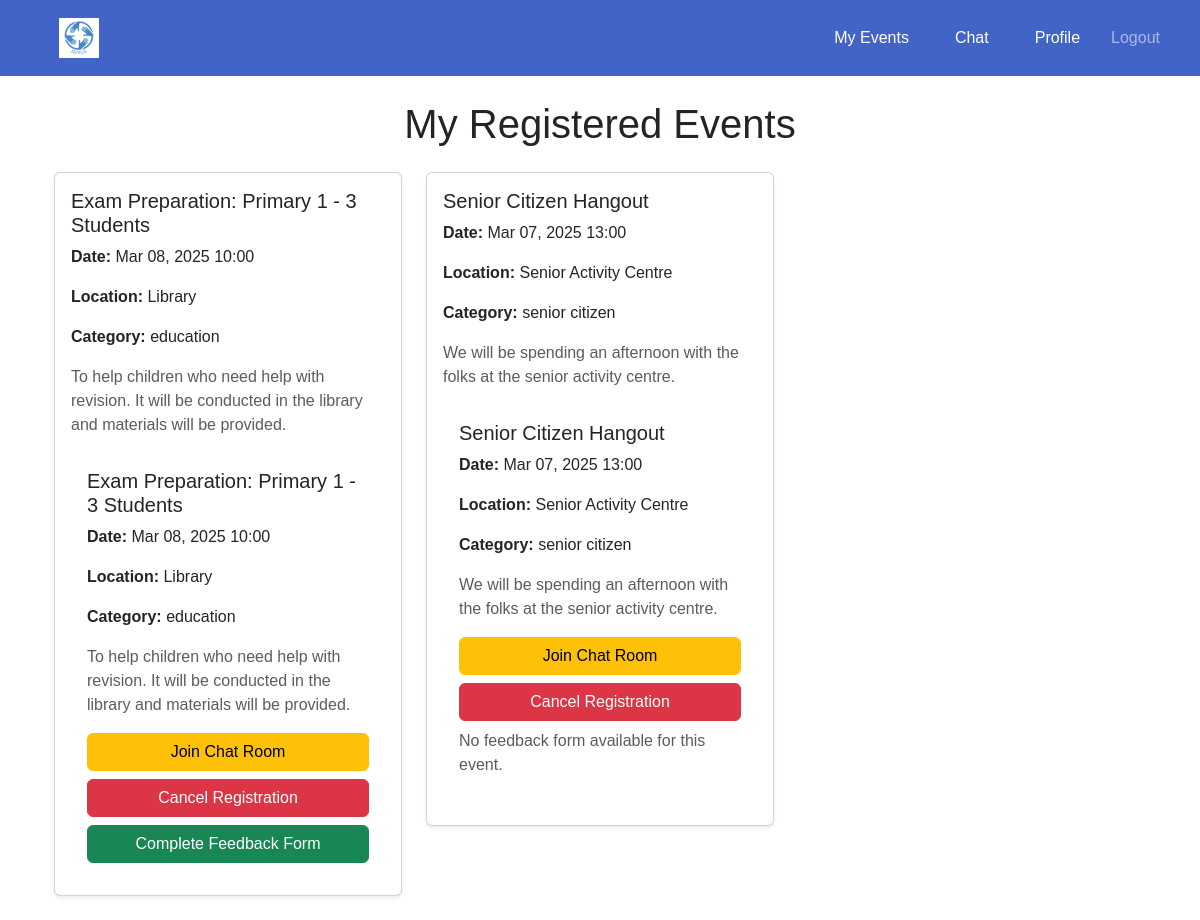
/events/my-events/ (signed in), run on the app's committed database.
### events/models.py (models this page shows, shortened)
class VolunteerEvent(models.Model):
    STATUS_CHOICES = [
        ('Registered', 'Registered'),
        ('Waiting List', 'Waiting List'),
    ]
    event = models.ForeignKey(Event, on_delete=models.CASCADE, related_name="registered_volunteers")
    volunteer = models.ForeignKey(settings.AUTH_USER_MODEL, on_delete=models.CASCADE, related_name="registered_events")
    registered_at = models.DateTimeField(auto_now_add=True)
    status = models.CharField(max_length=20, choices=STATUS_CHOICES, default='Registered')
    class Meta:
        unique_together = ('event', 'volunteer')  # Prevent duplicate registrations

class Event(models.Model):
    CATEGORY_CHOICES = [
        ('education', 'Education'),
        ('social development', 'Social Development'),
        ('senior citizen', 'Senior Citizen'),
    ]
    organisation = models.ForeignKey(settings.AUTH_USER_MODEL, on_delete=models.CASCADE)
    name = models.CharField(max_length=255)
    description = models.TextField()
    date = models.DateTimeField()
    location = models.CharField(max_length=255)
    volunteers_needed = models.PositiveIntegerField()
    roles_responsibilities = models.TextField()
    category = models.CharField(max_length=50, choices=CATEGORY_CHOICES, blank=False, default='Education')
    duration_hours = models.FloatField(default=0)

### events/views.py (the view)
# urls.py: path('my-events/', views.volunteer_events, name='volunteer_events'),
@login_required
def volunteer_events(request):
    registered_events = VolunteerEvent.objects.filter(volunteer=request.user)
    for registration in registered_events:
        feedback_form = getattr(registration.event, "feedback_form", None)
        if feedback_form:
            feedback_exists = FeedbackResponse.objects.filter(
                feedback_form=feedback_form,
                volunteer=request.user
            ).exists()
            registration.has_submitted_feedback = feedback_exists
        else:
            registration.has_submitted_feedback = None  # No feedback form exists
    return render(request, 'events/volunteer_events.html', {
        'registered_events': registered_events,
    })

### events/templates/events/volunteer_events.html (shortened to what this page needs)
{% extends 'base.html' %}
{% block content %}
<div class="container mt-4">
    <h1 class="text-center mb-4">My Registered Events</h1>
    {% if registered_events %}
        <div class="row">
            {% for registration in registered_events %}
                <div class="col-md-6 col-lg-4">
                    <div class="card shadow-sm mb-4">
                        <div class="card-body">
                            <h5 class="card-title">{{ registration.event.name }}</h5>
                            <p><strong>Date:</strong> {{ registration.event.date|date:"M d, Y H:i" }}</p>
                            <p><strong>Location:</strong> {{ registration.event.location }}</p>
                            <p><strong>Category:</strong> {{ registration.event.category }}</p>
                            <p class="text-muted">{{ registration.event.description }}</p>
                            <div class="card-body">
                                <h5 class="card-title">{{ registration.event.name }}</h5>
                                <p><strong>Date:</strong> {{ registration.event.date|date:"M d, Y H:i" }}</p>
                                <p><strong>Location:</strong> {{ registration.event.location }}</p>
                                <p><strong>Category:</strong> {{ registration.event.category }}</p>
                                <p class="text-muted">{{ registration.event.description }}</p>
                                <div class="d-grid gap-2">
                                    <a href="{% url 'chat:chat_room' registration.event.id %}" class="btn btn-warning w-100">
                                         Join Chat Room
                                    </a>
                                    <form action="{% url 'events:cancel_registration' registration.event.id %}" method="post">
                                        <button type="submit" class="btn btn-danger w-100">
                                             Cancel Registration
                                        </button>
                                    </form>
                                    {% if registration.event.feedback_form %}
                                        {% if registration.event.feedback_form.published %}
                                            {% if registration.has_submitted_feedback %}
                                                <button class="btn btn-secondary w-100" disabled>
                                                    <i class="fas fa-check-circle"></i> Form Submitted
                                                </button>
                                            {% else %}
                                                <a href="{% url 'events:complete_feedback' registration.event.id %}" class="btn btn-success w-100">
                                                     Complete Feedback Form
                                                </a>
                                            {% endif %}
                                        {% else %}
                                            <p class="text-danger"><strong>The feedback form has not been published yet.</strong></p>
                                        {% endif %}
                                    {% else %}
                                        <p class="text-muted">No feedback form available for this event.</p>
                                    {% endif %}
                                </div>
                            </div>
                        </div>
                    </div>
                </div>
            {% endfor %}
        </div>
    {% else %}
        <div class="alert alert-info text-center">
            <p>You haven't registered for any events yet.</p>
        </div>
    {% endif %}
</div>
{% endblock %}

### templates/base.html (style rules this page uses)
body { margin: 0; font-family: Arial, sans-serif; }

### data on the page
VolunteerEvent: event.name "Exam Preparation: Primary 1 - 3 Students", event "Mar 08, 2025 10:00", event.location "Library", event.category "education", event.description "To help children who need help with revision. It will be conducted in the library and materials will be provided.", shows "Complete Feedback Form"
VolunteerEvent: event.name "Senior Citizen Hangout", event "Mar 07, 2025 13:00", event.location "Senior Activity Centre", event.category "senior citizen", event.description "We will be spending an afternoon with the folks at the senior activity centre.", shows "No feedback form available for this event."
